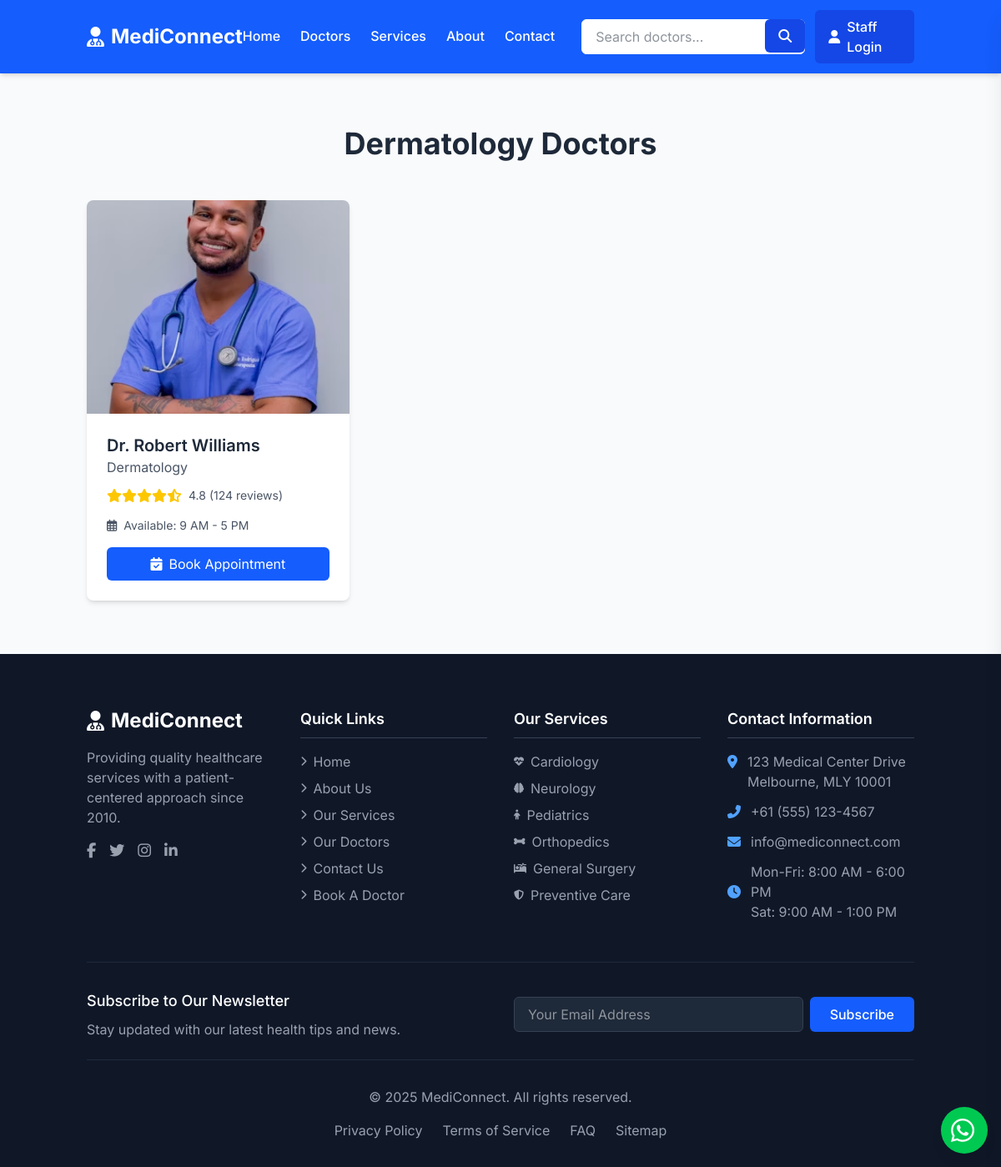
Before: /departmental_doctors/5 with the older database file.
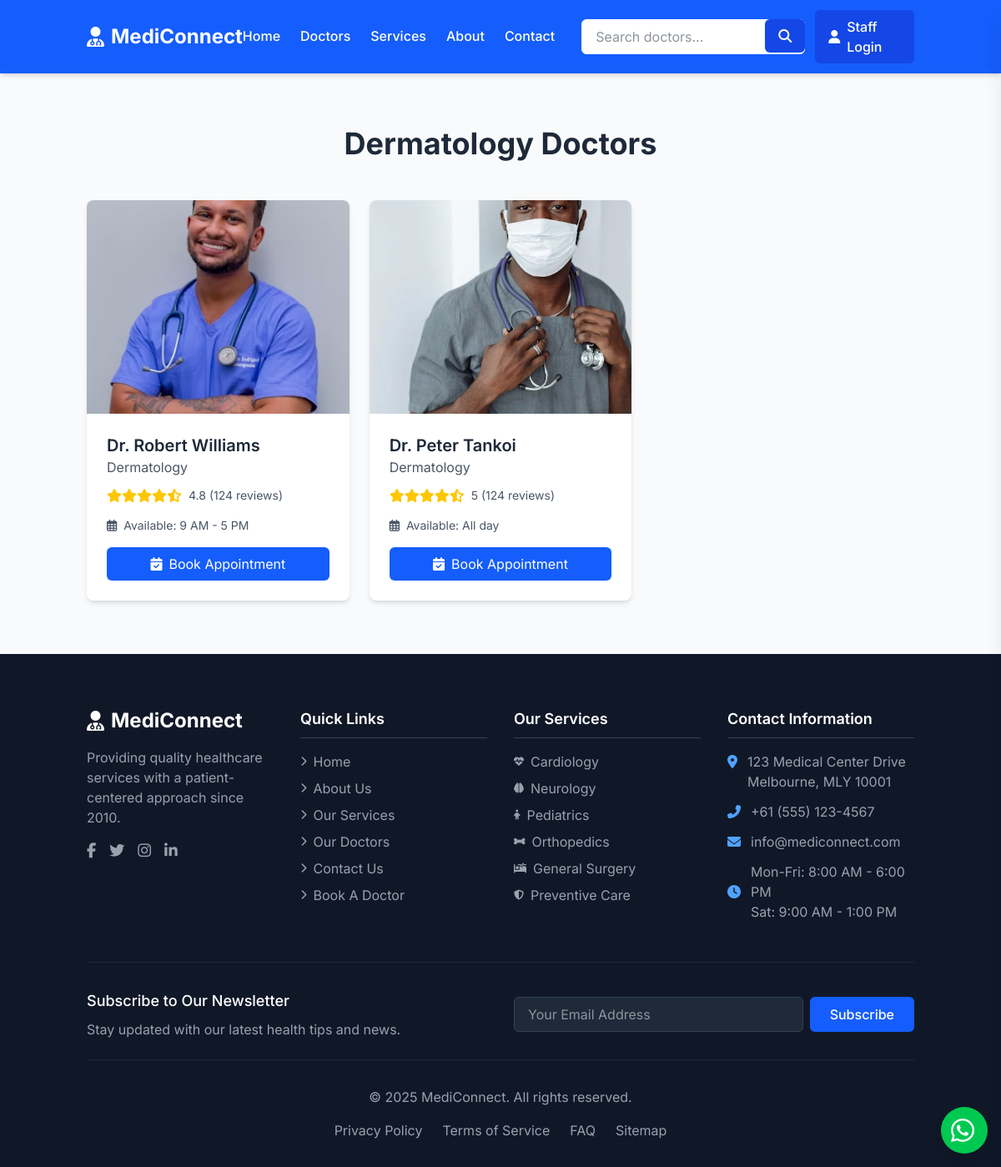
After: the same page with the newer database file.
### models/models.py (models this page shows, shortened)
class Doctor(db.Model):
    id = db.Column(db.Integer, primary_key=True)
    name = db.Column(db.String(100), nullable=False)
    department_id = db.Column(db.Integer, db.ForeignKey('department.id'), nullable=False)  # Foreign key to Department
    image_url = db.Column(db.String(300), nullable=False)
    rating = db.Column(db.String(300), nullable=False)  # Doctor's rating
    work_hours = db.Column(db.String(300), nullable=False)  # Working hours of the doctor
    appointments = db.relationship('Appointment', backref='doctor', lazy=True)

class Department(db.Model):
    id = db.Column(db.Integer, primary_key=True)
    name = db.Column(db.String(100), nullable=False)
    image_url = db.Column(db.String(100), nullable=True)  # Optional image URL for department
    doctors = db.relationship('Doctor', backref='department', lazy=True)

### app.py (the view)
@app.route('/departmental_doctors/<int:department_id>' , methods=['GET'])
def departmental_doctors(department_id):
    department = Department.query.get(department_id)
    doctors = Doctor.query.filter_by(department_id=department_id).all()
    return render_template('categorized_doctors.html', doctors=doctors, department=department)

### templates/categorized_doctors.html (shortened to what this page needs)
{% extends "base.html" %}
{% block content %}
<section class="doctors-section py-16 bg-gray-50">
    <div class="container mx-auto px-4">
        <div class="text-center mb-12">
            <h2 class="text-3xl md:text-4xl font-bold text-gray-800 mb-4">
                {{ department.name }} Doctors
            </h2>
        </div>
        {% if doctors|length == 0 %}
        <p class="text-gray-600 text-lg">No doctors are available in this department at the moment!</p>
        {% else %}
        <div class="grid grid-cols-1 sm:grid-cols-2 lg:grid-cols-3 xl:grid-cols-4 gap-6">
            {% for doctor in doctors %}
            <div
                class="bg-white rounded-lg shadow-md overflow-hidden transition-transform hover:shadow-lg hover:-translate-y-1">
                <div class="relative">
                    <img src="{{ url_for('static', filename='uploads/'+doctor.image_url) }}" alt="Dr. Sarah Johnson"
                        class="w-full h-64 object-cover object-center">
                </div>
                <div class="p-6">
                    <h3 class="text-xl font-semibold text-gray-800">{{ doctor.name }}</h3>
                    <p class="text-gray-600 mb-3">{{ doctor.department.name }}</p>
                    <div class="flex items-center mb-4">
                        <div class="flex text-yellow-400">
                            <i class="fas fa-star"></i>
                            <i class="fas fa-star"></i>
                            <i class="fas fa-star"></i>
                            <i class="fas fa-star"></i>
                            <i class="fas fa-star-half-alt"></i>
                        </div>
                        <span class="text-gray-600 text-sm ml-2">{{ doctor.rating }} (124 reviews)</span>
                    </div>
                    <div class="flex items-center text-sm text-gray-600 mb-4">
                        <i class="far fa-calendar-alt mr-2"></i>
                        <span>Available: {{ doctor.work_hours }}</span>
                    </div>
                    <a href="{{ url_for('book_appointment', doctor_id=doctor.id) }}"
                        class="w-full bg-blue-600 text-white py-2 rounded-md hover:bg-blue-700 transition flex items-center justify-center gap-2">
                        <i class="fas fa-calendar-check"></i> Book Appointment
                    </a>
                </div>
            </div>
            {% endfor %}
        </div>
        {% endif %}
    </div>
</section>
{% endblock %}

Changed rows visible on the page:
added Doctor: image_url (picture), name "Dr. Peter Tankoi", department.name "Dermatology", rating "5", work_hours "All day"
